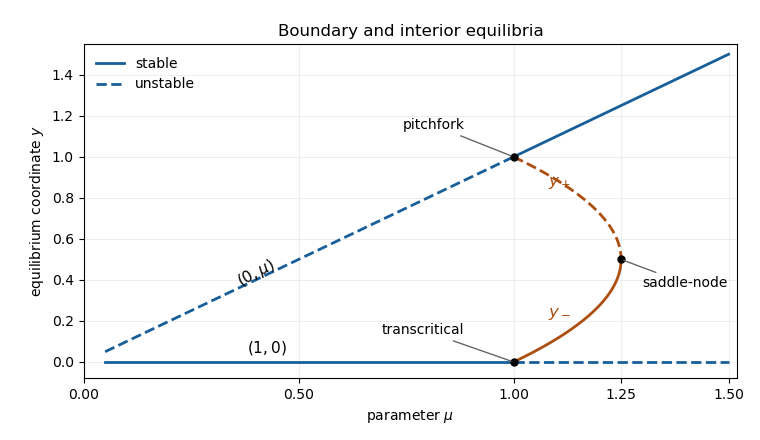

Write the Python code that produced this figure.
"""Question 14 equilibrium branches. Tested with Python 3.14.4, NumPy 2.3.5, Matplotlib 3.10.7."""
from pathlib import Path
import matplotlib
matplotlib.use("Agg")
import matplotlib.pyplot as plt
import numpy as np

fig, ax = plt.subplots(figsize=(7.6, 4.4), dpi=100, facecolor="white")
lo = np.linspace(0.05, 1, 200)
hi = np.linspace(1, 1.5, 200)
interior = np.linspace(1, 1.25, 300)
root = np.sqrt(np.maximum(5 - 4 * interior, 0))
color = "#185f9a"
ax.plot(lo, 0 * lo, color=color, lw=2, label="stable")
ax.plot(hi, 0 * hi, color=color, lw=2, ls="--", label="unstable")
ax.plot(lo, lo, color=color, lw=2, ls="--")
ax.plot(hi, hi, color=color, lw=2)
ax.plot(interior, (1 - root)/2, color="#ad4e11", lw=2)
ax.plot(interior, (1 + root)/2, color="#ad4e11", lw=2, ls="--")
for x,y,label,offset in [(1,0,"transcritical",(-95,20)),(1,1,"pitchfork",(-80,20)),(1.25,.5,"saddle-node",(15,-20))]:
    ax.plot(x,y,"o",color="black",ms=5)
    ax.annotate(label,(x,y),xytext=offset,textcoords="offset points",fontsize=10,arrowprops={"arrowstyle":"-","color":"0.4"})
ax.text(.35,.37,r"$(0,\mu)$",fontsize=11,rotation=28)
ax.text(.38,.045,r"$(1,0)$",fontsize=11)
ax.text(1.08,.22,r"$y_-$",fontsize=12,color="#ad4e11")
ax.text(1.08,.86,r"$y_+$",fontsize=12,color="#ad4e11")
ax.set(xlim=(0,1.52),ylim=(-.08,1.55),xlabel=r"parameter $\mu$",ylabel=r"equilibrium coordinate $y$",title="Boundary and interior equilibria")
ax.set_xticks([0,.5,1,1.25,1.5])
ax.grid(alpha=.2)
ax.legend(loc="upper left",frameon=False)
fig.subplots_adjust(left=.11,right=.97,bottom=.14,top=.9)
fig.savefig(Path.cwd() / Path(__file__).with_suffix(".png").name, facecolor="white", transparent=False)
plt.close(fig)
